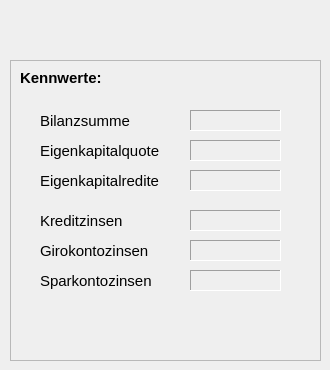
    <widget class="QWidget" name="page_5">
     <widget class="QFrame" name="frame_6">
      <property name="geometry">
       <rect>
        <x>10</x>
        <y>60</y>
        <width>311</width>
        <height>301</height>
       </rect>
      </property>
      <property name="frameShape">
       <enum>QFrame::StyledPanel</enum>
      </property>
      <property name="frameShadow">
       <enum>QFrame::Raised</enum>
      </property>
      <widget class="QLabel" name="label_17">
       <property name="geometry">
        <rect>
         <x>10</x>
         <y>10</y>
         <width>121</width>
         <height>16</height>
        </rect>
       </property>
       <property name="font">
        <font>
         <pointsize>11</pointsize>
         <weight>75</weight>
         <bold>true</bold>
        </font>
       </property>
       <property name="text">
        <string>Kennwerte:</string>
       </property>
      </widget>
      <widget class="QLabel" name="labelGeschaeftsbankBilanzsumme">
       <property name="geometry">
        <rect>
         <x>180</x>
         <y>50</y>
         <width>91</width>
         <height>21</height>
        </rect>
       </property>
       <property name="font">
        <font>
         <pointsize>11</pointsize>
        </font>
       </property>
       <property name="frameShape">
        <enum>QFrame::Panel</enum>
       </property>
       <property name="frameShadow">
        <enum>QFrame::Sunken</enum>
       </property>
       <property name="text">
        <string/>
       </property>
      </widget>
      <widget class="QLabel" name="label_18">
       <property name="geometry">
        <rect>
         <x>30</x>
         <y>50</y>
         <width>111</width>
         <height>21</height>
        </rect>
       </property>
       <property name="font">
        <font>
         <pointsize>11</pointsize>
         <weight>50</weight>
         <bold>false</bold>
        </font>
       </property>
       <property name="text">
        <string>Bilanzsumme</string>
       </property>
      </widget>
      <widget class="QLabel" name="label_19">
       <property name="geometry">
        <rect>
         <x>30</x>
         <y>80</y>
         <width>141</width>
         <height>21</height>
        </rect>
       </property>
       <property name="font">
        <font>
         <pointsize>11</pointsize>
         <weight>50</weight>
         <bold>false</bold>
        </font>
       </property>
       <property name="text">
        <string>Eigenkapitalquote</string>
       </property>
      </widget>
      <widget class="QLabel" name="labelEigenkapitalquoteGeschaeftsbank">
       <property name="geometry">
        <rect>
         <x>180</x>
         <y>80</y>
         <width>91</width>
         <height>21</height>
        </rect>
       </property>
       <property name="font">
        <font>
         <pointsize>11</pointsize>
         <weight>50</weight>
         <bold>false</bold>
        </font>
       </property>
       <property name="frameShape">
        <enum>QFrame::Panel</enum>
       </property>
       <property name="frameShadow">
        <enum>QFrame::Sunken</enum>
       </property>
       <property name="text">
        <string/>
       </property>
      </widget>
      <widget class="QLabel" name="labelEigenkapitalrendite">
       <property name="geometry">
        <rect>
         <x>180</x>
         <y>110</y>
         <width>91</width>
         <height>21</height>
        </rect>
       </property>
       <property name="font">
        <font>
         <pointsize>11</pointsize>
        </font>
       </property>
       <property name="frameShape">
        <enum>QFrame::Panel</enum>
       </property>
       <property name="frameShadow">
        <enum>QFrame::Sunken</enum>
       </property>
       <property name="text">
        <string/>
       </property>
      </widget>
      <widget class="QLabel" name="label_16">
       <property name="geometry">
        <rect>
         <x>30</x>
         <y>110</y>
         <width>141</width>
         <height>21</height>
        </rect>
       </property>
       <property name="font">
        <font>
         <pointsize>11</pointsize>
        </font>
       </property>
       <property name="text">
        <string>Eigenkapitalredite</string>
       </property>
      </widget>
      <widget class="QLabel" name="labelKreditZinsen">
       <property name="geometry">
        <rect>
         <x>180</x>
         <y>150</y>
         <width>91</width>
         <height>21</height>
        </rect>
       </property>
       <property name="font">
        <font>
         <pointsize>11</pointsize>
         <weight>50</weight>
         <bold>false</bold>
        </font>
       </property>
       <property name="frameShape">
        <enum>QFrame::Panel</enum>
       </property>
       <property name="frameShadow">
        <enum>QFrame::Sunken</enum>
       </property>
       <property name="text">
        <string/>
       </property>
      </widget>
      <widget class="QLabel" name="label_5">
       <property name="geometry">
        <rect>
         <x>30</x>
         <y>150</y>
         <width>131</width>
         <height>21</height>
        </rect>
       </property>
       <property name="font">
        <font>
         <pointsize>11</pointsize>
         <weight>50</weight>
         <bold>false</bold>
        </font>
       </property>
       <property name="text">
        <string>Kreditzinsen</string>
       </property>
      </widget>
      <widget class="QLabel" name="labelGirokontoZinsen">
       <property name="geometry">
        <rect>
         <x>180</x>
         <y>180</y>
         <width>91</width>
         <height>21</height>
        </rect>
       </property>
       <property name="font">
        <font>
         <pointsize>11</pointsize>
        </font>
       </property>
       <property name="frameShape">
        <enum>QFrame::Panel</enum>
       </property>
       <property name="frameShadow">
        <enum>QFrame::Sunken</enum>
       </property>
       <property name="text">
        <string/>
       </property>
      </widget>
      <widget class="QLabel" name="label_26">
       <property name="geometry">
        <rect>
         <x>30</x>
         <y>180</y>
         <width>131</width>
         <height>21</height>
        </rect>
       </property>
       <property name="font">
        <font>
         <pointsize>11</pointsize>
        </font>
       </property>
       <property name="text">
        <string>Girokontozinsen</string>
       </property>
      </widget>
      <widget class="QLabel" name="labelSparkontoZinsen">
       <property name="geometry">
        <rect>
         <x>180</x>
         <y>210</y>
         <width>91</width>
         <height>21</height>
        </rect>
       </property>
       <property name="font">
        <font>
         <pointsize>11</pointsize>
        </font>
       </property>
       <property name="frameShape">
        <enum>QFrame::Panel</enum>
       </property>
       <property name="frameShadow">
        <enum>QFrame::Sunken</enum>
       </property>
       <property name="text">
        <string/>
       </property>
      </widget>
      <widget class="QLabel" name="label_13">
       <property name="geometry">
        <rect>
         <x>30</x>
         <y>210</y>
         <width>131</width>
         <height>21</height>
        </rect>
       </property>
       <property name="font">
        <font>
         <pointsize>11</pointsize>
        </font>
       </property>
       <property name="text">
        <string>Sparkontozinsen</string>
       </property>
      </widget>
     </widget>
    </widget>
